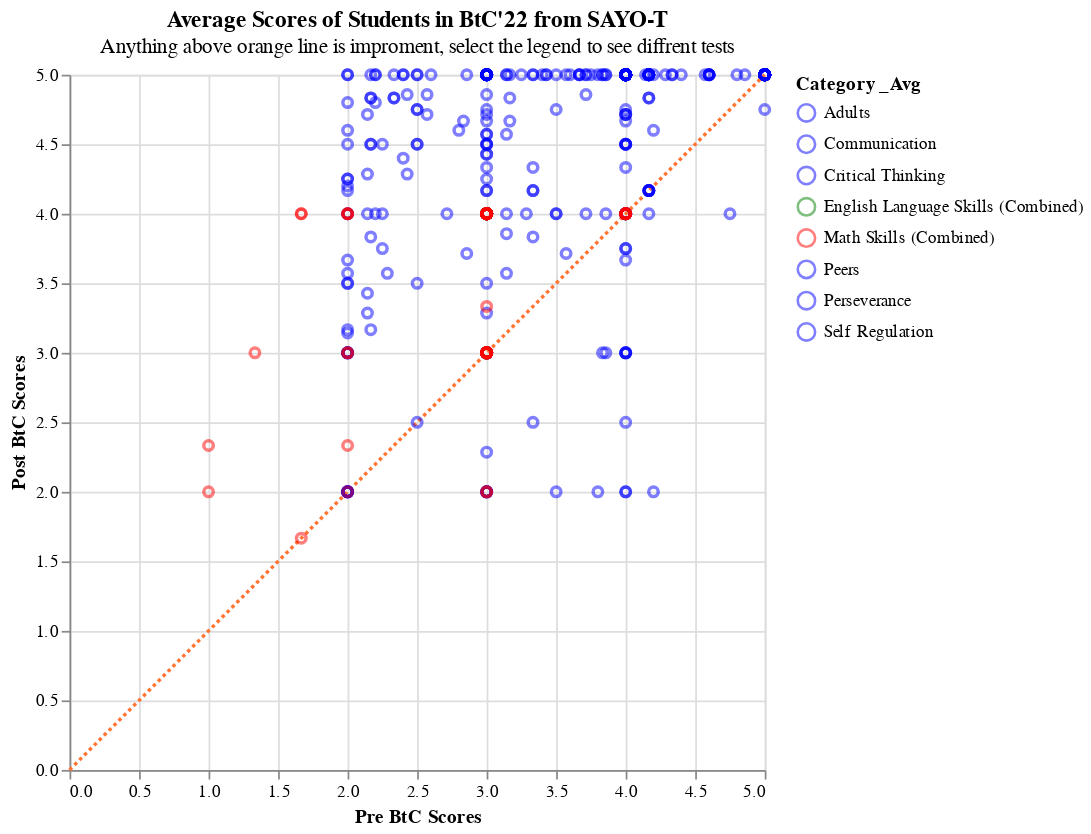

This figure's notebook cell:
### Code cell
domain = ['Adults', 'Communication', 'Critical Thinking', "English Language Skills (Combined)", "Math Skills (Combined)",
         "Peers", "Perseverance", "Self Regulation"]
range_ = ['blue', 'blue', 'blue', 'green', 'red', 'blue', 'blue', 'blue']

selection = alt.selection_single(fields=['Category _Avg'], bind='legend')

scatter = alt.Chart(df_4).mark_point().encode(
    x= alt.X('Pre_Test', scale=alt.Scale(domain=(0, 5)), title = "Pre BtC Scores"),
    y= alt.Y('Post_Test', scale=alt.Scale(domain=(0, 5)), title = "Post BtC Scores"),
    color = alt.Color("Category _Avg", scale=alt.Scale(domain=domain, range=range_)), 
    opacity = alt.condition(selection, alt.value(0.5), alt.value(0))
).properties(
    width=400,
    height=400,
    title={"text": "Average Scores of Students in BtC '22 from SAYO-T",
          "subtitle": "Anything above orange line is improment, select the legend to see diffrent tests"}
).add_selection(selection)

line = pd.DataFrame({
    'pre_scores': [0, 5],
    'post_scores':  [0, 5],
})

line_plot = alt.Chart(line).mark_line(strokeDash=[2,2], color= '#ff7533').encode(
    x= 'pre_scores',
    y= 'post_scores',
)

line_plot+scatter

### Figure 1 — Vega-Lite specification as saved in the notebook (floating-point values rounded to 4 significant figures; data arrays with more than 128 entries replaced by an {"elided": "..."} marker saying what was removed)
{"config": {"view": {"continuousWidth": 400, "continuousHeight": 300}}, "layer": [{"data": {"name": "data-3988cad40633b3ab92eeba116087022e"}, "mark": {"type": "line", "color": "#ff7533", "strokeDash": [2, 2]}, "encoding": {"x": {"field": "pre_scores", "type": "quantitative"}, "y": {"field": "post_scores", "type": "quantitative"}}}, {"data": {"name": "data-1f39000352fdc386d611c541eafd5d48"}, "mark": "point", "encoding": {"color": {"field": "Category _Avg", "scale": {"domain": ["Adults", "Communication", "Critical Thinking", "English Language Skills (Combined)", "Math Skills (Combined)", "Peers", "Perseverance", "Self Regulation"], "range": ["blue", "blue", "blue", "green", "red", "blue", "blue", "blue"]}, "type": "nominal"}, "opacity": {"condition": {"value": 0.5, "selection": "selector018"}, "value": 0}, "x": {"field": "Pre_Test", "scale": {"domain": [0, 5]}, "title": "Pre BtC Scores", "type": "quantitative"}, "y": {"field": "Post_Test", "scale": {"domain": [0, 5]}, "title": "Post BtC Scores", "type": "quantitative"}}, "height": 400, "selection": {"selector018": {"type": "single", "fields": ["Category _Avg"], "bind": "legend"}}, "title": {"text": "Average Scores of Students in BtC'22 from SAYO-T", "subtitle": "Anything above orange line is improment, select the legend to see diffrent tests"}, "width": 400}], "$schema": "https://vega.github.io/schema/vega-lite/v4.17.0.json", "datasets": {"data-3988cad40633b3ab92eeba116087022e": [{"pre_scores": 0, "post_scores": 0}, {"pre_scores": 5, "post_scores": 5}], "data-1f39000352fdc386d611c541eafd5d48": {"elided": "482 records"}}}
